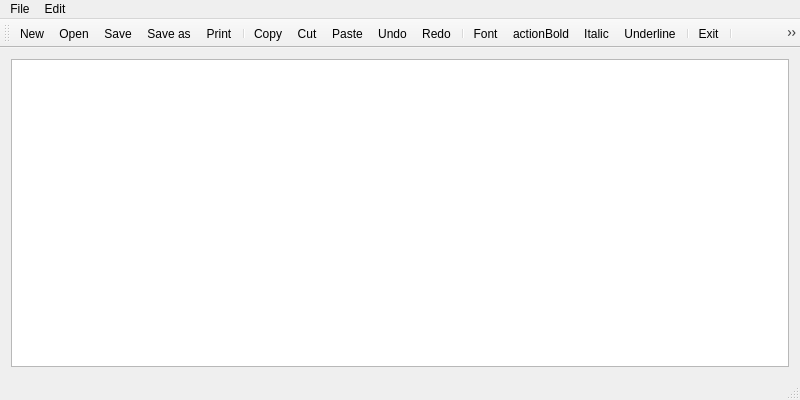
<?xml version="1.0" encoding="UTF-8"?>
<ui version="4.0">
 <class>Notepad</class>
 <widget class="QMainWindow" name="Notepad">
  <property name="geometry">
   <rect>
    <x>0</x>
    <y>0</y>
    <width>800</width>
    <height>400</height>
   </rect>
  </property>
  <property name="windowTitle">
   <string>Notepad</string>
  </property>
  <property name="windowIcon">
   <iconset resource="images.qrc">
    <normaloff>:/images/images/note.png</normaloff>:/images/images/note.png</iconset>
  </property>
  <widget class="QWidget" name="centralWidget">
   <layout class="QVBoxLayout" name="verticalLayout">
    <item>
     <widget class="QTextEdit" name="textEdit"/>
    </item>
   </layout>
  </widget>
  <widget class="QMenuBar" name="menuBar">
   <property name="geometry">
    <rect>
     <x>0</x>
     <y>0</y>
     <width>800</width>
     <height>26</height>
    </rect>
   </property>
   <widget class="QMenu" name="menuFile">
    <property name="title">
     <string>File</string>
    </property>
    <addaction name="actionNew"/>
    <addaction name="actionOpen"/>
    <addaction name="actionSave"/>
    <addaction name="actionSave_as"/>
    <addaction name="actionPrint"/>
    <addaction name="separator"/>
    <addaction name="actionExit"/>
    <addaction name="actionBackToMenu"/>
   </widget>
   <widget class="QMenu" name="menuEdit">
    <property name="title">
     <string>Edit</string>
    </property>
    <addaction name="actionCopy"/>
    <addaction name="actionCut"/>
    <addaction name="actionPaste"/>
    <addaction name="separator"/>
    <addaction name="actionUndo"/>
    <addaction name="actionRedo"/>
    <addaction name="actionFont"/>
   </widget>
   <addaction name="menuFile"/>
   <addaction name="menuEdit"/>
  </widget>
  <widget class="QToolBar" name="mainToolBar">
   <attribute name="toolBarArea">
    <enum>TopToolBarArea</enum>
   </attribute>
   <attribute name="toolBarBreak">
    <bool>false</bool>
   </attribute>
   <addaction name="actionNew"/>
   <addaction name="actionOpen"/>
   <addaction name="actionSave"/>
   <addaction name="actionSave_as"/>
   <addaction name="actionPrint"/>
   <addaction name="separator"/>
   <addaction name="actionCopy"/>
   <addaction name="actionCut"/>
   <addaction name="actionPaste"/>
   <addaction name="actionUndo"/>
   <addaction name="actionRedo"/>
   <addaction name="separator"/>
   <addaction name="actionFont"/>
   <addaction name="actionBold"/>
   <addaction name="actionItalic"/>
   <addaction name="actionUnderline"/>
   <addaction name="separator"/>
   <addaction name="actionExit"/>
   <addaction name="separator"/>
   <addaction name="actionBackToMenu"/>
  </widget>
  <widget class="QStatusBar" name="statusBar"/>
  <action name="actionNew">
   <property name="icon">
    <iconset resource="images.qrc">
     <normaloff>:/images/images/new.png</normaloff>:/images/images/new.png</iconset>
   </property>
   <property name="text">
    <string>New</string>
   </property>
   <property name="toolTip">
    <string>New text document</string>
   </property>
   <property name="shortcut">
    <string>Ctrl+N</string>
   </property>
  </action>
  <action name="actionOpen">
   <property name="icon">
    <iconset resource="images.qrc">
     <normaloff>:/images/images/open.png</normaloff>:/images/images/open.png</iconset>
   </property>
   <property name="text">
    <string>Open</string>
   </property>
   <property name="toolTip">
    <string>Open file</string>
   </property>
   <property name="shortcut">
    <string>Ctrl+O</string>
   </property>
  </action>
  <action name="actionSave">
   <property name="icon">
    <iconset resource="images.qrc">
     <normaloff>:/images/images/save.png</normaloff>:/images/images/save.png</iconset>
   </property>
   <property name="text">
    <string>Save</string>
   </property>
   <property name="toolTip">
    <string>Save file</string>
   </property>
   <property name="shortcut">
    <string>Ctrl+S</string>
   </property>
  </action>
  <action name="actionSave_as">
   <property name="icon">
    <iconset resource="images.qrc">
     <normaloff>:/images/images/save_as.png</normaloff>:/images/images/save_as.png</iconset>
   </property>
   <property name="text">
    <string>Save as</string>
   </property>
   <property name="toolTip">
    <string>Save file as</string>
   </property>
   <property name="shortcut">
    <string>Alt+S</string>
   </property>
  </action>
  <action name="actionPrint">
   <property name="icon">
    <iconset resource="images.qrc">
     <normaloff>:/images/images/print.png</normaloff>:/images/images/print.png</iconset>
   </property>
   <property name="text">
    <string>Print</string>
   </property>
   <property name="toolTip">
    <string>Print file</string>
   </property>
   <property name="shortcut">
    <string>Ctrl+P</string>
   </property>
  </action>
  <action name="actionExit">
   <property name="icon">
    <iconset resource="images.qrc">
     <normaloff>:/images/images/exit.png</normaloff>:/images/images/exit.png</iconset>
   </property>
   <property name="text">
    <string>Exit</string>
   </property>
   <property name="toolTip">
    <string>Exit notepad</string>
   </property>
  </action>
  <action name="actionCopy">
   <property name="icon">
    <iconset resource="images.qrc">
     <normaloff>:/images/images/copy.png</normaloff>:/images/images/copy.png</iconset>
   </property>
   <property name="text">
    <string>Copy</string>
   </property>
   <property name="shortcut">
    <string>Ctrl+C</string>
   </property>
  </action>
  <action name="actionCut">
   <property name="icon">
    <iconset resource="images.qrc">
     <normaloff>:/images/images/cut.png</normaloff>:/images/images/cut.png</iconset>
   </property>
   <property name="text">
    <string>Cut</string>
   </property>
   <property name="shortcut">
    <string>Ctrl+X</string>
   </property>
  </action>
  <action name="actionPaste">
   <property name="icon">
    <iconset resource="images.qrc">
     <normaloff>:/images/images/paste.png</normaloff>:/images/images/paste.png</iconset>
   </property>
   <property name="text">
    <string>Paste</string>
   </property>
   <property name="shortcut">
    <string>Ctrl+V</string>
   </property>
  </action>
  <action name="actionUndo">
   <property name="icon">
    <iconset resource="images.qrc">
     <normaloff>:/images/images/edit_undo.png</normaloff>:/images/images/edit_undo.png</iconset>
   </property>
   <property name="text">
    <string>Undo</string>
   </property>
   <property name="shortcut">
    <string>Ctrl+Z</string>
   </property>
  </action>
  <action name="actionRedo">
   <property name="icon">
    <iconset resource="images.qrc">
     <normaloff>:/images/images/edit_redo.png</normaloff>:/images/images/edit_redo.png</iconset>
   </property>
   <property name="text">
    <string>Redo</string>
   </property>
   <property name="shortcut">
    <string>Ctrl+Y</string>
   </property>
  </action>
  <action name="actionFont">
   <property name="icon">
    <iconset resource="images.qrc">
     <normaloff>:/images/images/font.png</normaloff>:/images/images/font.png</iconset>
   </property>
   <property name="text">
    <string>Font</string>
   </property>
   <property name="shortcut">
    <string>Ctrl+F</string>
   </property>
  </action>
  <action name="actionItalic">
   <property name="checkable">
    <bool>true</bool>
   </property>
   <property name="icon">
    <iconset resource="images.qrc">
     <normaloff>:/images/images/italic.png</normaloff>:/images/images/italic.png</iconset>
   </property>
   <property name="text">
    <string>Italic</string>
   </property>
   <property name="toolTip">
    <string>Italic font</string>
   </property>
   <property name="shortcut">
    <string>Ctrl+I</string>
   </property>
  </action>
  <action name="actionBold">
   <property name="checkable">
    <bool>true</bool>
   </property>
   <property name="icon">
    <iconset resource="images.qrc">
     <normaloff>:/images/images/bold.png</normaloff>:/images/images/bold.png</iconset>
   </property>
   <property name="text">
    <string>actionBold</string>
   </property>
   <property name="toolTip">
    <string>Bold</string>
   </property>
   <property name="shortcut">
    <string>Ctrl+B</string>
   </property>
  </action>
  <action name="actionUnderline">
   <property name="checkable">
    <bool>true</bool>
   </property>
   <property name="icon">
    <iconset resource="images.qrc">
     <normaloff>:/images/images/underline.png</normaloff>:/images/images/underline.png</iconset>
   </property>
   <property name="text">
    <string>Underline</string>
   </property>
   <property name="toolTip">
    <string>Underline</string>
   </property>
   <property name="shortcut">
    <string>Ctrl+U</string>
   </property>
  </action>
  <action name="actionBackToMenu">
   <property name="icon">
    <iconset resource="images.qrc">
     <normaloff>:/images/images/back.png</normaloff>:/images/images/back.png</iconset>
   </property>
   <property name="text">
    <string>Back to Menu</string>
   </property>
  </action>
 </widget>
 <layoutdefault spacing="6" margin="11"/>
 <resources>
  <include location="images.qrc"/>
 </resources>
 <connections/>
</ui>
